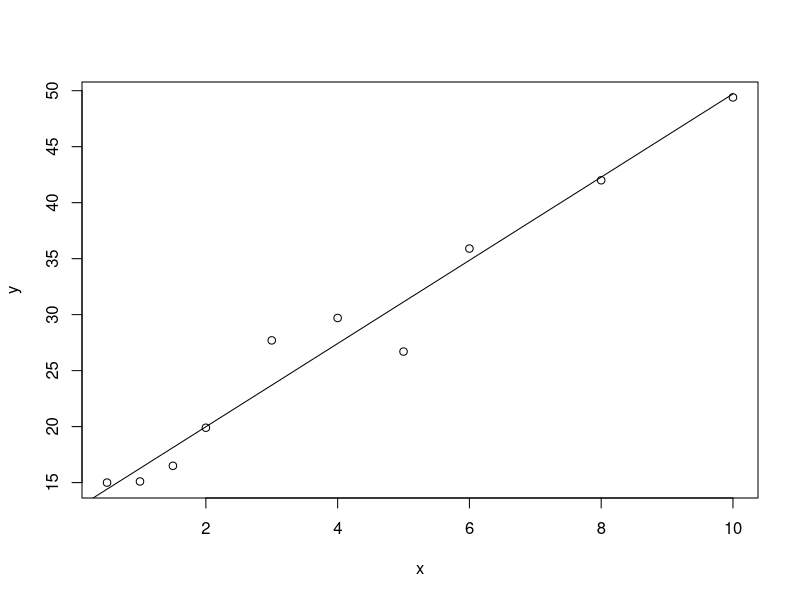

Here is the R script that generated this plot:
x<-c(0.5, 1, 1.5, 2, 3, 4, 5, 6, 8, 10)
y<-c(15, 15.1, 16.5, 19.9, 27.7, 29.7, 26.7, 35.9, 42, 49.4)
w<-c()
for (i in 1:10){
  w[i] = 1/x[i]
}
n = 10;
p = matrix(0,2,2)
q = matrix(0,2,1)
p[1, 1] = sum(w);
p[1,2] = n;
p[2,1] = n;
p[2,2] = sum(x);
new<-c()
for (i in 1:10){
  new[i] = w[i]*y[i]
}

q[1,1]= 1*sum(new);
q[2,1] = 1*sum(y);
sol = solve(p,q);
A = sol[1,1];
B = sol[2,1];
cat("A is",A);
cat("B is",B); 
plot(x,y)
l = seq(0,10,0.1)
k = A + B*l
lines(l,k)
